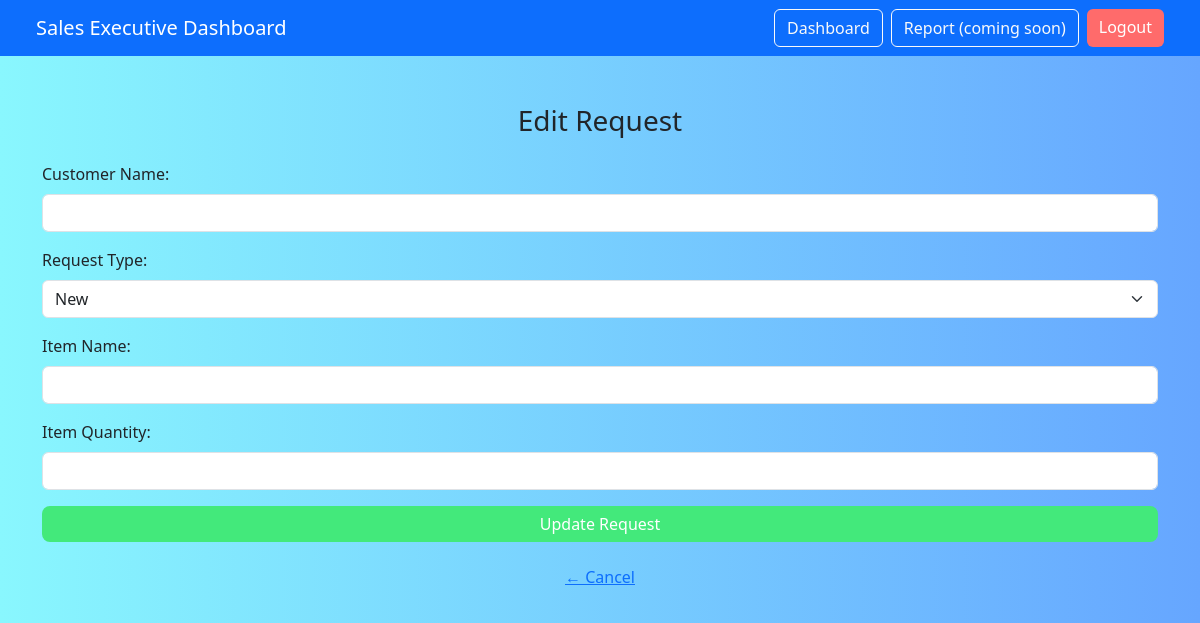
Before: /edit_request/62 (signed in) with the older database file.
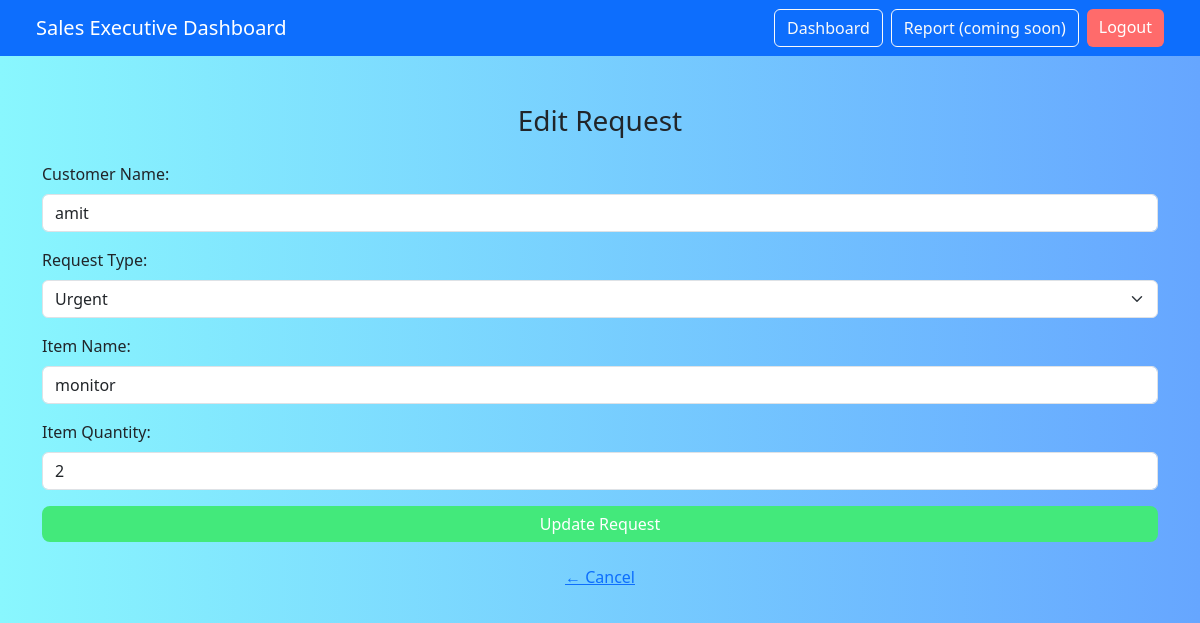
After: the same page with the newer database file.
### tables this page shows
CREATE TABLE "requests" (
	"id"	INTEGER,
	"item"	TEXT,
	"item_quantity"	INTEGER,
	"comment"	NUMERIC,
	"created_by"	TEXT NOT NULL,
	"assigned_to"	TEXT DEFAULT 'warehouse',
	"status"	TEXT DEFAULT 'Submitted' CHECK("status" IN ('Submitted', 'In Review', 'Fulfilled', 'Declined', 'Forwarded to Production')),
	"created_at"	TEXT DEFAULT CURRENT_TIMESTAMP,
	"updated_at"	TEXT DEFAULT CURRENT_TIMESTAMP,
	"warehouse_comment"	TEXT,
	"tracking_id"	TEXT,
	"courier_name"	TEXT,
	"delivery_date"	TEXT,
	"shipment_status"	TEXT DEFAULT 'Pending',
	"stock_available"	TEXT DEFAULT 'Yes' CHECK("stock_available" IN ('Yes', 'No')),
	"planner_comments"	TEXT,
	"estimated_completion_date"	TEXT,
	"urgency"	TEXT, was_forwarded INTEGER DEFAULT 0, customer_name TEXT, customer_id TEXT, request_type TEXT DEFAULT 'New',
	PRIMARY KEY("id" AUTOINCREMENT)
);

### app.py (the view, shortened to what this page needs)
@app.route('/edit_request/<int:request_id>', methods=['GET', 'POST'])
def edit_request(request_id):
    if session.get('role') != 'sales':
        return redirect(url_for('login'))
    conn = get_db_connection()
    cursor = conn.cursor()
    cursor.execute('SELECT * FROM requests WHERE id=?', (request_id,))
    request_data = cursor.fetchone()
    conn.close()
    return render_template('edit_request.html', request=request_data)

### app.py (called while the page is built)
def get_db_connection():
    conn = sqlite3.connect(DB_PATH, check_same_thread=False)
    conn.row_factory = sqlite3.Row
    return conn

### Templates/edit_request.html (shortened to what this page needs)
<!DOCTYPE html>
<html lang="en">
<head>
    <link href="https://cdn.jsdelivr.net/npm/bootstrap@5.3.3/dist/css/bootstrap.min.css" rel="stylesheet">
    <link rel="stylesheet" href="{{ url_for('static', filename='sales_styles.css') }}">
</head>
<body>
<nav class="navbar navbar-expand-lg navbar-dark bg-primary px-4">
    <div class="container-fluid">
        <span class="navbar-brand">Sales Executive Dashboard</span>
        <div class="d-flex">
            <a href="{{ url_for('sales_dashboard') }}" class="btn btn-outline-light me-2">Dashboard</a>
            <a href="#" class="btn btn-outline-light me-2">Report (coming soon)</a>
            <a href="{{ url_for('logout') }}" class="btn btn-danger">Logout</a>
        </div>
    </div>
</nav>
<div class="container mt-5">
    <div class="request-box mx-auto">
        <h3 class="mb-4 text-center">Edit Request</h3>
        <form method="POST">
            <div class="mb-3">
                <label for="customer_name" class="form-label">Customer Name:</label>
                <input type="text" class="form-control" name="customer_name" value="{{ request.customer_name }}" required>
            </div>
            <div class="mb-3">
                <label for="request_type" class="form-label">Request Type:</label>
                <select class="form-select" name="request_type" required>
                    <option value="New" {% if request.request_type == 'New' %}selected{% endif %}>New</option>
                    <option value="Urgent" {% if request.request_type == 'Urgent' %}selected{% endif %}>Urgent</option>
                </select>
            </div>
            <div class="mb-3">
                <label for="item" class="form-label">Item Name:</label>
                <input type="text" class="form-control" name="item" value="{{ request.item }}" required>
            </div>
            <div class="mb-3">
                <label for="item_quantity" class="form-label">Item Quantity:</label>
                <input type="number" class="form-control" name="item_quantity" value="{{ request.item_quantity }}" min="1" required>
            </div>
            <button type="submit" class="btn btn-success w-100">Update Request</button>
            <div class="text-center mt-3">
                <a href="{{ url_for('sales_dashboard') }}" class="btn btn-link">← Cancel</a>
            </div>
        </form>
    </div>
</div>
</body>
</html>

Changed rows visible on the page:
added requests: customer_name "amit", request_type "Urgent", item "monitor", item_quantity "2"
Other visible differences:
form field request_type: "New" → (not shown)
